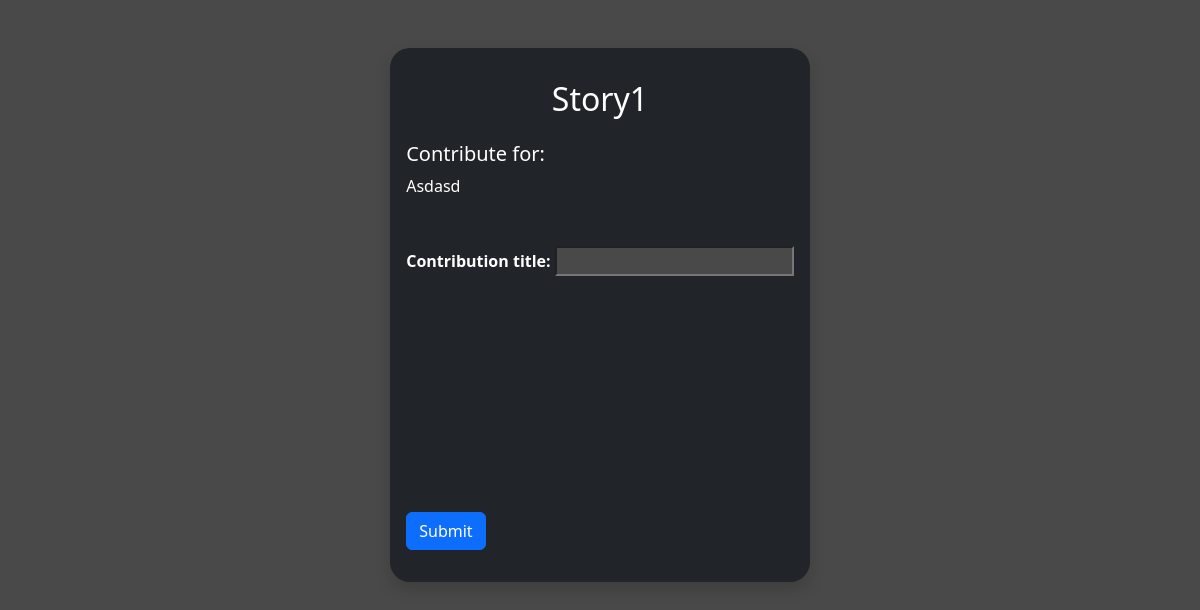
Before: /create-contribution/1 with the older database file.
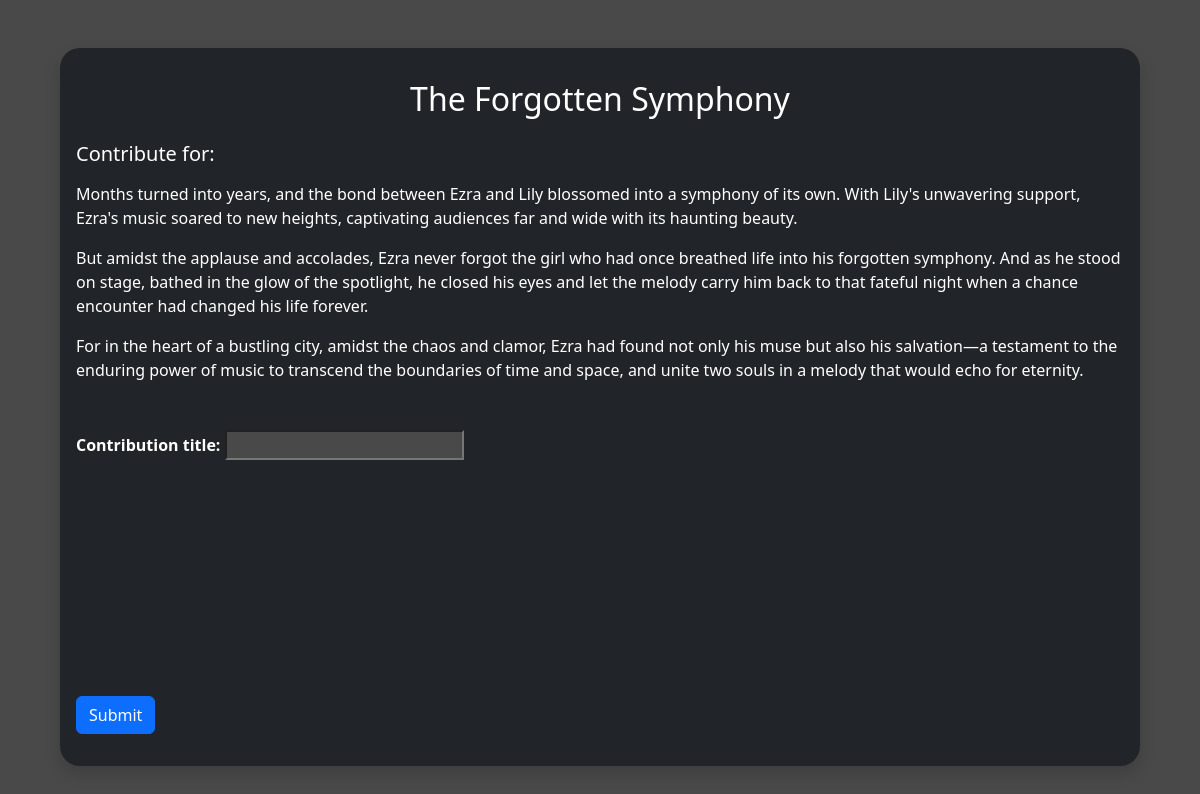
After: the same page with the newer database file.
### website/models.py (models this page shows)
class Story(db.Model):
    id = db.Column(db.Integer, primary_key=True)
    title = db.Column(db.String(50), unique=True)
    part1 = db.Column(db.String(500))
    part2 = db.Column(db.String(500))
    part3 = db.Column(db.String(500))
    created_at = db.Column(db.DateTime(timezone=True), default=func.now())
    user_id = db.Column(db.Integer, db.ForeignKey("user.id", ondelete="CASCADE"), nullable=False)
    contributions = db.relationship("Contribution", backref="story", passive_deletes=True)
    likes = db.relationship("Like_story", backref="story", passive_deletes=True)

### website/views.py (the view, shortened to what this page needs)
@login_required
@views.route("/create-contribution/<int:story_id>", methods=['GET', 'POST'])
def create_contri(story_id:int):
    story = Story.query.filter_by(id=story_id).first()
    return render_template("contribution-create.html", story=story)

### website/templates/contribution-create.html (shortened to what this page needs)
<!DOCTYPE html>
<html lang="en">
  <head>
    <link
      href="https://cdn.jsdelivr.net/npm/bootstrap@5.3.3/dist/css/bootstrap.min.css"
      rel="stylesheet"
    />
    <link
      rel="stylesheet"
      href="https://cdn.jsdelivr.net/npm/bootstrap-icons@1.11.3/font/bootstrap-icons.min.css"
    />
    <link
      href="https://cdn.jsdelivr.net/npm/quill@2.0.0-rc.2/dist/quill.snow.css"
      rel="stylesheet"
    />
    <link
      rel="stylesheet"
      href="{{ url_for('static', filename='css/story-contri.css') }}"
    />
  </head>
  <body>
    <div class="d-flex justify-content-center align-items-center">
      <div class="p-3 shadow align-items-center my-5" style="max-width: 90%; border-radius: 20px;">
        <form action="/view-story/{{ story.id }}" onsubmit="sendData()">
          <h2 class="text-center p-3">{{ story.title }}</h2>
          <h5>Contribute for:</h5>
          <p>{{ story.part3|safe }}</p>
          <div class="mb-3 mt-5">
            <label for="title" style="font-weight: bold"
              >Contribution title:
            </label>
            <input name="title" type="text" id="title" required style="color: white;"/>
          </div>
          <div id="editor"></div>
          <button
            class="btn btn-primary my-3"
            type="submit"
            onclick="return validate()"
          >
            Submit
          </button>
        </form>
      </div>
    </div>
  </body>
</html>

Changed rows visible on the page:
changed Story: title "Story1" → "The Forgotten Symphony"; part3 "Asdasd" → "Months turned into years, and the bond between Ezra and Lily blossomed into a symphony of its own. With Lily's unwavering support, Ezra's music soared to new heights, captivating audiences far and wide with its haunting beauty. But amidst the applause and accolades, Ezra never forgot the girl who had once breathed life into his forgotten symphony. And as he stood on stage, bathed in the glow of the spotlight, he closed his eyes and let the melody carry him back to that fateful night when a chance encounter had changed his life forever. For in the heart of a bustling city, amidst the chaos and clamor, Ezra had found not only his muse but also his salvation—a testament to the enduring power…"
